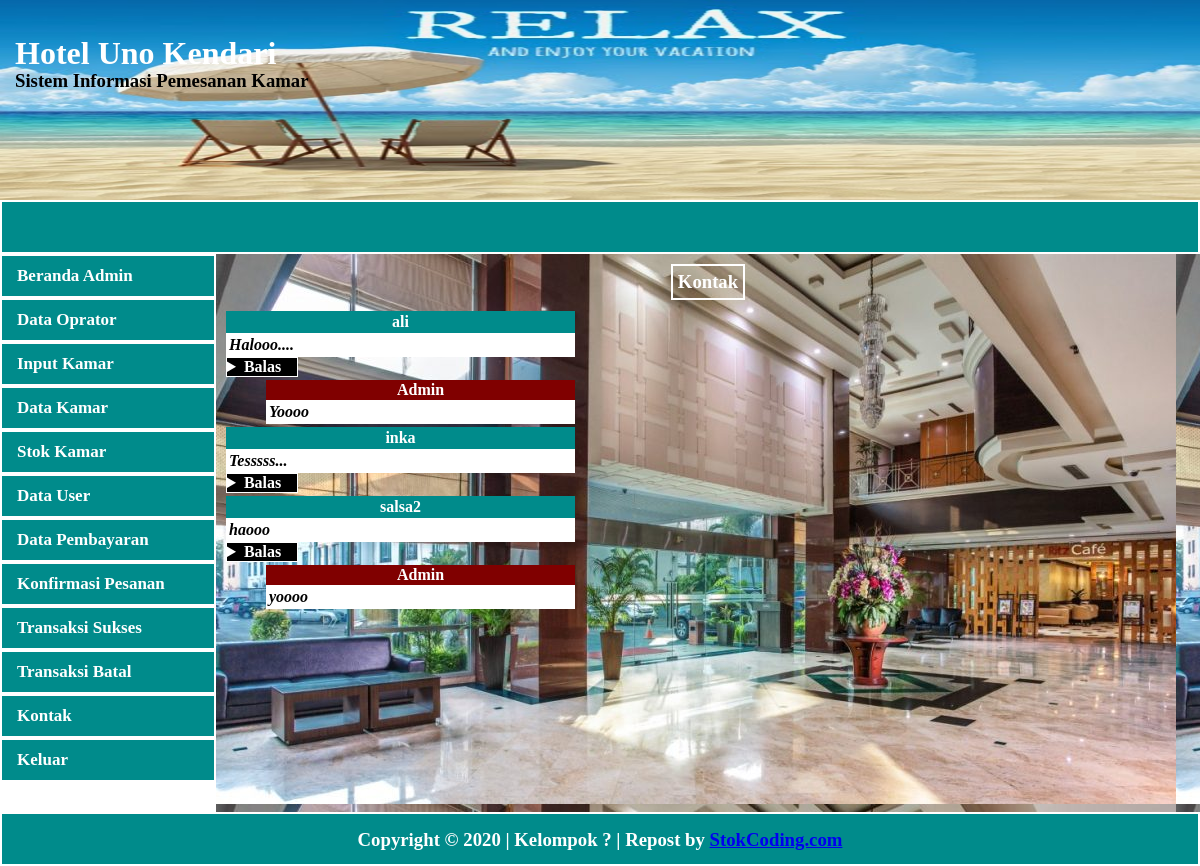
/admin/kontak.php (signed in), run on the app's committed database.
### tables this page shows
CREATE TABLE `kontak` (
  `idkontak` int(11) NOT NULL,
  `idtamu` int(11) NOT NULL,
  `username` varchar(50) NOT NULL,
  `pesanuser` text NOT NULL,
  `pesanadmin` text NOT NULL
);

### admin/kontak.php (the view, shortened to what this page needs)
<?php
	require_once "view/header.php";
?>
	<aside>
		<center>
			<h3>Kontak</h3>
			<div id="kanan">
				<?php
					include"fungsi/koneksi.php";
					$sql = $pdo->query("SELECT * FROM kontak");
					while($data = $sql->fetch()) {
					$username = $data['username'];
					$pesanuser = $data['pesanuser'];
					$pesanadmin = $data['pesanadmin'];
				?>
				<?php
					if ($pesanuser != '') {
				?>
				<div style="text-align: left; ">
					<p style="text-align: center; margin-top: 3px; margin-left: 10px; margin-right:625px; padding: 2px; background: #008B8B; color: white; font-weight: bold;"><?php echo $username ?></p>
				</div>
				<div style="background: white; padding: 3px; text-align: left;margin-left: 10px;  margin-right: 625px; margin-top: 0; font-style: italic; font-weight: bold;">
					<?php echo $pesanuser ?>
				</div>
				<?php
					}
				?>
				<?php
					if ($pesanadmin != '') {
				?>
				<p style="text-align: center; margin-top: 3px; margin-left: 50px; margin-right: 625px; padding: 1px; background: maroon; color: white; font-weight: bold;">
					<?php	echo 'Admin'?></p>
				<div align="right" style="background: white; padding: 3px; text-align: left;margin-left: 50px;margin-right: 625px; margin-top: 0; font-style: italic; font-weight: bold;">
					<?php echo $pesanadmin ?>
				</div>
				<?php
					}
				?>
				</center>
				<?php
					if ($pesanadmin == '') {
				?>
				<details>
					<summary style="width:70px;background:black;color:white;font-weight:bold;padding:0px;border:1px solid white;margin-left: 10px;">Balas</summary>
				</details>
			  	<?php
						}
					}
				?>
	</aside>
<?php
	require_once "view/footer.php"
?>

### admin/css/style.css (style rules this page uses)
* { margin: 0; padding: 0; }
aside { width: 82%; height: 69.8%; background-image: url('../gambar/LOBBY-AREA-banner-960x550.jpg'); float: left; }
aside h3 { margin-top: 10px; margin-bottom: 8px; padding: 5px; border: 2px solid white; color: white; display: inline-block; }

### data on the page
kontak: username "ali", pesanuser "Halooo...."
kontak: pesanadmin "Yoooo"
kontak: username "inka", pesanuser "Tesssss..."
kontak: username "salsa2", pesanuser "haooo"
kontak: pesanadmin "yoooo"
